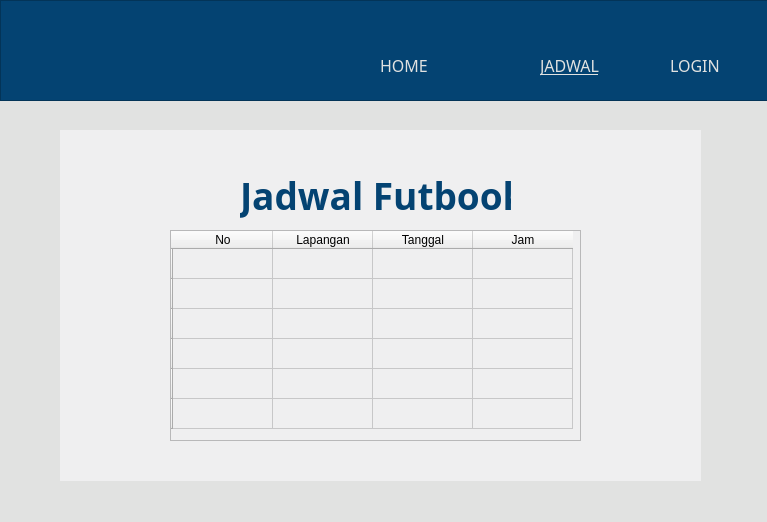
<?xml version="1.0" encoding="UTF-8"?>
<ui version="4.0">
 <class>Dialogjadwal</class>
 <widget class="QDialog" name="Dialogjadwal">
  <property name="geometry">
   <rect>
    <x>0</x>
    <y>0</y>
    <width>767</width>
    <height>522</height>
   </rect>
  </property>
  <property name="windowTitle">
   <string>Dialog</string>
  </property>
  <widget class="QFrame" name="framebody">
   <property name="geometry">
    <rect>
     <x>0</x>
     <y>100</y>
     <width>771</width>
     <height>451</height>
    </rect>
   </property>
   <property name="styleSheet">
    <string notr="true">background-color: rgb(225, 226, 225);</string>
   </property>
   <property name="frameShape">
    <enum>QFrame::NoFrame</enum>
   </property>
   <property name="frameShadow">
    <enum>QFrame::Raised</enum>
   </property>
   <widget class="QFrame" name="framsubbody">
    <property name="geometry">
     <rect>
      <x>60</x>
      <y>30</y>
      <width>641</width>
      <height>351</height>
     </rect>
    </property>
    <property name="styleSheet">
     <string notr="true">background-color: rgb(239, 239, 240);
border-color: rgb(4, 67, 114);
</string>
    </property>
    <property name="frameShape">
     <enum>QFrame::NoFrame</enum>
    </property>
    <property name="frameShadow">
     <enum>QFrame::Raised</enum>
    </property>
    <widget class="QTableWidget" name="tablejadwal">
     <property name="geometry">
      <rect>
       <x>110</x>
       <y>100</y>
       <width>411</width>
       <height>211</height>
      </rect>
     </property>
     <row>
      <property name="text">
       <string/>
      </property>
     </row>
     <row>
      <property name="text">
       <string/>
      </property>
     </row>
     <row>
      <property name="text">
       <string/>
      </property>
     </row>
     <row>
      <property name="text">
       <string/>
      </property>
     </row>
     <row>
      <property name="text">
       <string/>
      </property>
     </row>
     <row>
      <property name="text">
       <string/>
      </property>
     </row>
     <column>
      <property name="text">
       <string>No</string>
      </property>
     </column>
     <column>
      <property name="text">
       <string>Lapangan</string>
      </property>
     </column>
     <column>
      <property name="text">
       <string>Tanggal</string>
      </property>
     </column>
     <column>
      <property name="text">
       <string>Jam</string>
      </property>
     </column>
    </widget>
    <widget class="QLabel" name="ljadwal">
     <property name="geometry">
      <rect>
       <x>180</x>
       <y>40</y>
       <width>271</width>
       <height>51</height>
      </rect>
     </property>
     <property name="font">
      <font>
       <family>Bahnschrift SemiBold</family>
       <pointsize>28</pointsize>
       <weight>75</weight>
       <bold>true</bold>
       <underline>false</underline>
      </font>
     </property>
     <property name="styleSheet">
      <string notr="true">color: rgb(4, 67, 114);</string>
     </property>
     <property name="text">
      <string>Jadwal Futbook</string>
     </property>
    </widget>
   </widget>
  </widget>
  <widget class="QFrame" name="frameheader">
   <property name="geometry">
    <rect>
     <x>0</x>
     <y>0</y>
     <width>771</width>
     <height>101</height>
    </rect>
   </property>
   <property name="styleSheet">
    <string notr="true">background-color: rgb(4, 67, 114);</string>
   </property>
   <property name="frameShape">
    <enum>QFrame::StyledPanel</enum>
   </property>
   <property name="frameShadow">
    <enum>QFrame::Raised</enum>
   </property>
   <widget class="QLabel" name="home">
    <property name="geometry">
     <rect>
      <x>380</x>
      <y>50</y>
      <width>51</width>
      <height>31</height>
     </rect>
    </property>
    <property name="font">
     <font>
      <family>Arial Rounded MT Bold</family>
      <pointsize>12</pointsize>
      <weight>50</weight>
      <bold>false</bold>
      <underline>false</underline>
     </font>
    </property>
    <property name="styleSheet">
     <string notr="true">color: rgb(225, 226, 225);</string>
    </property>
    <property name="text">
     <string>HOME</string>
    </property>
   </widget>
   <widget class="QLabel" name="futbooklogo">
    <property name="geometry">
     <rect>
      <x>40</x>
      <y>10</y>
      <width>71</width>
      <height>81</height>
     </rect>
    </property>
    <property name="font">
     <font>
      <pointsize>26</pointsize>
      <weight>75</weight>
      <bold>true</bold>
     </font>
    </property>
    <property name="styleSheet">
     <string notr="true">image: url(:/sorce/lg1.png);</string>
    </property>
    <property name="text">
     <string/>
    </property>
    <property name="pixmap">
     <pixmap resource="resource.qrc">:/sorce/lg1.png</pixmap>
    </property>
    <property name="scaledContents">
     <bool>true</bool>
    </property>
   </widget>
   <widget class="QLabel" name="jadwal">
    <property name="geometry">
     <rect>
      <x>540</x>
      <y>50</y>
      <width>71</width>
      <height>31</height>
     </rect>
    </property>
    <property name="font">
     <font>
      <family>Arial Rounded MT Bold</family>
      <pointsize>12</pointsize>
      <weight>50</weight>
      <bold>false</bold>
      <underline>true</underline>
     </font>
    </property>
    <property name="styleSheet">
     <string notr="true">color: rgb(225, 226, 225);</string>
    </property>
    <property name="text">
     <string>JADWAL</string>
    </property>
   </widget>
   <widget class="QLabel" name="login">
    <property name="geometry">
     <rect>
      <x>670</x>
      <y>50</y>
      <width>61</width>
      <height>31</height>
     </rect>
    </property>
    <property name="font">
     <font>
      <family>Arial Rounded MT Bold</family>
      <pointsize>12</pointsize>
      <weight>50</weight>
      <bold>false</bold>
      <underline>false</underline>
     </font>
    </property>
    <property name="styleSheet">
     <string notr="true">color: rgb(225, 226, 225);</string>
    </property>
    <property name="text">
     <string>LOGIN</string>
    </property>
   </widget>
   <widget class="QLabel" name="notif">
    <property name="geometry">
     <rect>
      <x>470</x>
      <y>60</y>
      <width>31</width>
      <height>21</height>
     </rect>
    </property>
    <property name="font">
     <font>
      <family>Arial Rounded MT Bold</family>
      <pointsize>12</pointsize>
      <weight>50</weight>
      <bold>false</bold>
      <underline>false</underline>
     </font>
    </property>
    <property name="styleSheet">
     <string notr="true">image: url(:/sorce/bell.png);</string>
    </property>
    <property name="text">
     <string/>
    </property>
   </widget>
  </widget>
 </widget>
 <resources>
  <include location="resource.qrc"/>
  <include location="resource.qrc"/>
 </resources>
 <connections/>
</ui>
